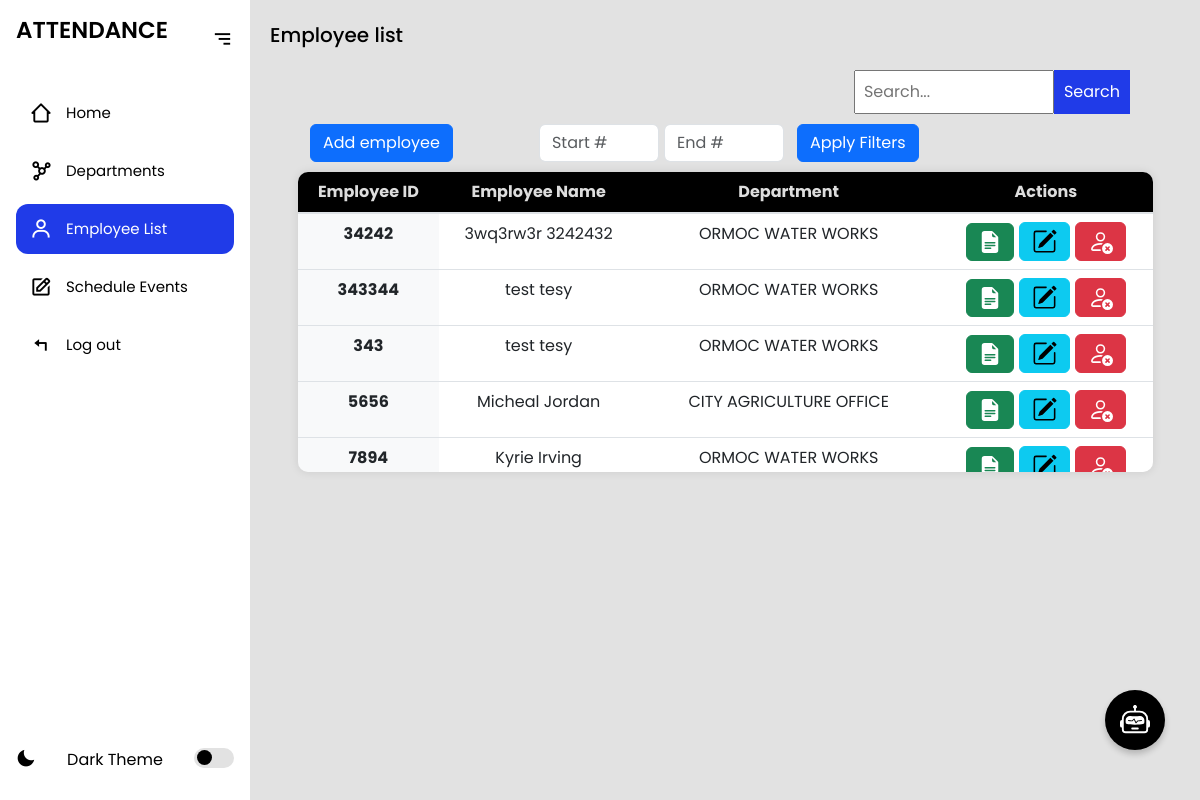
The app's page /employeelist/ (signed in) with its own data.
### myapp/models.py (models this page shows, shortened)
class Employee(models.Model):
    employee_id = models.CharField(max_length=100, unique=True)
    first_name = models.CharField(max_length=120)
    last_name = models.CharField(max_length=120)
    username = models.CharField(max_length=100, unique=True, default='defaultuser')
    password = models.CharField(max_length=128, default='defaultpassword')
    department_name = models.ForeignKey(Department, on_delete=models.CASCADE, related_name='employees')
    updated = models.DateTimeField(auto_now=True)
    created = models.DateTimeField(auto_now_add=True)
    class Meta:
        ordering = ['-updated', '-created']

class Department(models.Model):
    name = models.CharField(max_length=100)
    def __str__(self):
        return self.name

### myapp/views.py (the view, shortened to what this page needs)
# urls.py: path('employeelist/', views.employeelist, name='employeelist'),
@login_required
def employeelist(request):
    search_query = request.GET.get('search', '')
    if search_query:
        employees = Employee.objects.filter(
            Q(employee_id__icontains=search_query) |
            Q(first_name__icontains=search_query) |
            Q(last_name__icontains=search_query) |
            Q(department_name__name__icontains=search_query)
        )
    else:
        employees = Employee.objects.all()
    departments = Department.objects.all()  # Fetch departments here
    context = {
        "employees": employees,
        "departments": departments
    }
    return render(request, 'employeelist.html', context)

### myapp/templates/employeelist.html (shortened to what this page needs)
{% extends 'index.html' %}
{% block content %}
<section class="home">
    <p>Employee list</p>
<form method="GET" action="{% url 'employeelist' %}" class="search-parent">
  <input type="search" name="search" placeholder="Search..." class="search" value="{{ request.GET.search }}" />
  <button type="submit">Search</button>
</form>
<div class="topButtons">
    <div style="display: flex; align-items: end; justify-content: start;margin-left: 60px;" >
                <button type="button" class="btn btn-primary"
                data-bs-toggle="modal" data-bs-target="#signupModal">
                Add employee
                </button>
</div>
        <form id="filterRangeForm" class="ms-3" >
            <input type="number" min="1" id="startNumber" class="form-control d-inline-block" placeholder="Start #" style="width: 120px;" />
            <input type="number" min="1" id="endNumber" class="form-control d-inline-block" placeholder="End #" style="width: 120px;" />
            <button type="button" id="applyFilters" class="btn btn-primary ms-2">Apply Filters</button>
        </form>
</div>
<div class="table-container">
    <table class="table">
        <thead>
            <tr>
                <th scope="col">Employee ID</th>
                <th scope="col">Employee Name</th>
                <th scope="col">Department</th>
                <th scope="col">Actions</th>
            </tr>
        </thead>
        <tbody>
            {% for employee in employees %}
            <tr class="employeeListRow"  data-status="{{ employee.status|default:'all' }}">
                <th scope="row">{{ employee.employee_id }}</th>
                <td>{{ employee.first_name }} {{ employee.last_name }}</td>
                <td>{{ employee.department_name }}</td>
                <td>
                    <div class="btn-group" style="display: flex; flex-direction: row; align-items: center; gap: 5px; justify-content:center;">
                        <a  href="{% url 'view_employee' employee.employee_id %}">
                        <button class="btn btn-success" >
                            </button>
                        </a>
                        <a  data-bs-toggle="modal" data-bs-target="#editEmployeeModal{{ employee.id }}" role="button">
                            <button class="btn btn-info">
                        </button>
                        </a>
                        <form action="{% url 'delete_employee' employee.id %}" method="POST">
                            <button class="btn btn-danger" type="button" data-bs-toggle="modal" data-bs-target="#deleteModal-{{ employee.id }}">
                            </button>
                        </form>
                    </div>
                </td>
            </tr>
            {% empty %}
            <tr>
                <td colspan="6">Employee doesnt exist</td>
            </tr>
            {% endfor %}
        </tbody>
    </table>
</div>
</section>
{% endblock %}

### myapp/static/css/styles.css (style rules this page uses)
* { margin: 0; padding: 0; box-sizing: border-box; font-family: "Poppins", sans-serif; --color-hover: rgb(32, 59, 232); --transition: all 0.2s ease; }
:root { --color-white: #fff; --color-black: #000; --color-bg: #e2e2e2; }
.home { position: relative; top: 0; left: 78px; width: calc(100% - 78px); min-height: 100vh; background: var(--color-bg); z-index: 6; transition: var(--transition); }
.sidebar.expand ~ .home { left: 250px; width: calc(100% - 250px); transition: var(--transition); }
.home p { font-size: 20px; font-weight: 500; color: var(--color-black); display: inline-block; margin: 20px; white-space: nowrap; }
input, select { width: 100%; padding: 8px; margin-top: 5px; }
button { padding: 10px; background-color: rgb(32, 59, 232); color: white; border: none; cursor: pointer; }
.table-container { width: 90%; max-height: 300px; overflow-y: scroll; margin: 30px auto; margin-top: 10px; border-radius: 10px; box-shadow: 0 0 10px rgba(0, 0, 0, 0.1); }
.table-container { scrollbar-width: thin; scrollbar-color: transparent transparent; }
.table { width: 100%; background-color: transparent; border-collapse: collapse; }
.table th, .table td { padding: 0.75rem; vertical-align: top; border: px solid #000000; }
.table thead th { position: sticky; top: 0; z-index: 10; vertical-align: bottom; border-bottom: 2px solid #dee2e6; background-color: #000000; text-align: left; color: #ddd; text-align: center; }
.table th { font-weight: bold; background-color: #f8f9fa; }
.table tr:nth-child(even) { background-color: #f2f2f2; }
.table tr:nth-child(odd) { background-color: #f2f2f2; }
.table td { text-align: center; }
.table th[scope="row"] { background-color: #f8f9fa; text-align: center; }
.search { width: 200px; }
.search-parent { display: flex; justify-content: end; margin-right: 70px; margin-bottom: 10px; }
.topButtons { display: flex; justify-content: start; align-items: flex-end; margin-bottom: 0; gap:70px; }
.topButtons .ms-3 { display: flex; justify-content: start; align-items: end; }
#filterRangeForm { display: flex; flex-direction: row; gap: 5px; }

### records on screen
Employee: employee_id "34242", first_name "3wq3rw3r", last_name "3242432", department_name "ORMOC WATER WORKS"
Employee: employee_id "343344", first_name "test", last_name "tesy", department_name "ORMOC WATER WORKS"
Employee: employee_id "343", first_name "test", last_name "tesy", department_name "ORMOC WATER WORKS"
Employee: employee_id "5656", first_name "Micheal", last_name "Jordan", department_name "CITY AGRICULTURE OFFICE"
Employee: employee_id "7894", first_name "Kyrie", last_name "Irving", department_name "ORMOC WATER WORKS"
